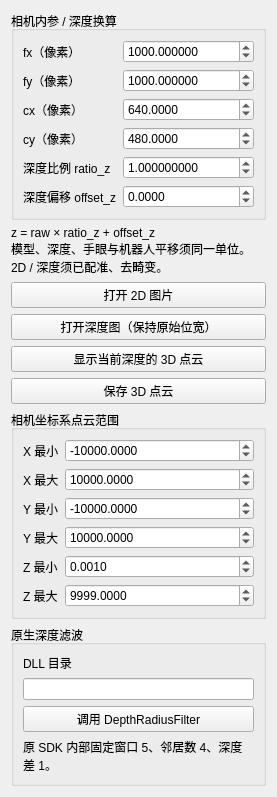
              <widget class="QWidget" name="inputPage">
               <attribute name="title">
                <string>输入</string>
               </attribute>
               <layout class="QVBoxLayout" name="inputLayout">
                <item>
                 <widget class="QGroupBox" name="cameraGroup">
                  <property name="title">
                   <string>相机内参 / 深度换算</string>
                  </property>
                  <layout class="QFormLayout" name="cameraForm">
                   <item row="0" column="0">
                    <widget class="QLabel" name="fxSpinLabel">
                     <property name="text">
                      <string>fx（像素）</string>
                     </property>
                    </widget>
                   </item>
                   <item row="0" column="1">
                    <widget class="QDoubleSpinBox" name="fxSpin">
                     <property name="decimals">
                      <number>6</number>
                     </property>
                     <property name="minimum">
                      <double>0.000001000000000</double>
                     </property>
                     <property name="maximum">
                      <double>10000000.000000000000000</double>
                     </property>
                     <property name="value">
                      <double>1000.000000000000000</double>
                     </property>
                    </widget>
                   </item>
                   <item row="1" column="0">
                    <widget class="QLabel" name="fySpinLabel">
                     <property name="text">
                      <string>fy（像素）</string>
                     </property>
                    </widget>
                   </item>
                   <item row="1" column="1">
                    <widget class="QDoubleSpinBox" name="fySpin">
                     <property name="decimals">
                      <number>6</number>
                     </property>
                     <property name="minimum">
                      <double>0.000001000000000</double>
                     </property>
                     <property name="maximum">
                      <double>10000000.000000000000000</double>
                     </property>
                     <property name="value">
                      <double>1000.000000000000000</double>
                     </property>
                    </widget>
                   </item>
                   <item row="2" column="0">
                    <widget class="QLabel" name="cxSpinLabel">
                     <property name="text">
                      <string>cx（像素）</string>
                     </property>
                    </widget>
                   </item>
                   <item row="2" column="1">
                    <widget class="QDoubleSpinBox" name="cxSpin">
                     <property name="decimals">
                      <number>4</number>
                     </property>
                     <property name="minimum">
                      <double>-1000000.000000000000000</double>
                     </property>
                     <property name="maximum">
                      <double>1000000.000000000000000</double>
                     </property>
                     <property name="value">
                      <double>640.000000000000000</double>
                     </property>
                    </widget>
                   </item>
                   <item row="3" column="0">
                    <widget class="QLabel" name="cySpinLabel">
                     <property name="text">
                      <string>cy（像素）</string>
                     </property>
                    </widget>
                   </item>
                   <item row="3" column="1">
                    <widget class="QDoubleSpinBox" name="cySpin">
                     <property name="decimals">
                      <number>4</number>
                     </property>
                     <property name="minimum">
                      <double>-1000000.000000000000000</double>
                     </property>
                     <property name="maximum">
                      <double>1000000.000000000000000</double>
                     </property>
                     <property name="value">
                      <double>480.000000000000000</double>
                     </property>
                    </widget>
                   </item>
                   <item row="4" column="0">
                    <widget class="QLabel" name="scaleSpinLabel">
                     <property name="text">
                      <string>深度比例 ratio_z</string>
                     </property>
                    </widget>
                   </item>
                   <item row="4" column="1">
                    <widget class="QDoubleSpinBox" name="scaleSpin">
                     <property name="decimals">
                      <number>9</number>
                     </property>
                     <property name="minimum">
                      <double>0.000000001000000</double>
                     </property>
                     <property name="maximum">
                      <double>1000000.000000000000000</double>
                     </property>
                     <property name="value">
                      <double>1.000000000000000</double>
                     </property>
                    </widget>
                   </item>
                   <item row="5" column="0">
                    <widget class="QLabel" name="offsetSpinLabel">
                     <property name="text">
                      <string>深度偏移 offset_z</string>
                     </property>
                    </widget>
                   </item>
                   <item row="5" column="1">
                    <widget class="QDoubleSpinBox" name="offsetSpin">
                     <property name="decimals">
                      <number>4</number>
                     </property>
                     <property name="minimum">
                      <double>-1000000000.000000000000000</double>
                     </property>
                     <property name="maximum">
                      <double>1000000000.000000000000000</double>
                     </property>
                     <property name="value">
                      <double>0.000000000000000</double>
                     </property>
                    </widget>
                   </item>
                  </layout>
                 </widget>
                </item>
                <item>
                 <widget class="QLabel" name="cameraNote">
                  <property name="text">
                   <string>z = raw × ratio_z + offset_z
模型、深度、手眼与机器人平移须同一单位。
2D / 深度须已配准、去畸变。</string>
                  </property>
                  <property name="wordWrap">
                   <bool>true</bool>
                  </property>
                 </widget>
                </item>
                <item>
                 <widget class="QPushButton" name="open2DButton">
                  <property name="text">
                   <string>打开 2D 图片</string>
                  </property>
                 </widget>
                </item>
                <item>
                 <widget class="QPushButton" name="openDepthButton">
                  <property name="text">
                   <string>打开深度图（保持原始位宽）</string>
                  </property>
                 </widget>
                </item>
                <item>
                 <widget class="QPushButton" name="previewCloudButton">
                  <property name="text">
                   <string>显示当前深度的 3D 点云</string>
                  </property>
                 </widget>
                </item>
                <item>
                 <widget class="QPushButton" name="savePointCloudButton">
                  <property name="toolTip">
                   <string>按当前内参和 XYZ 范围保存完整深度点云，不使用显示抽样。</string>
                  </property>
                  <property name="text">
                   <string>保存 3D 点云</string>
                  </property>
                 </widget>
                </item>
                <item>
                 <widget class="QGroupBox" name="boundsGroup">
                  <property name="title">
                   <string>相机坐标系点云范围</string>
                  </property>
                  <layout class="QFormLayout" name="boundsForm">
                   <item row="0" column="0">
                    <widget class="QLabel" name="xminSpinLabel">
                     <property name="text">
                      <string>X 最小</string>
                     </property>
                    </widget>
                   </item>
                   <item row="0" column="1">
                    <widget class="QDoubleSpinBox" name="xminSpin">
                     <property name="decimals">
                      <number>4</number>
                     </property>
                     <property name="minimum">
                      <double>-1000000000.000000000000000</double>
                     </property>
                     <property name="maximum">
                      <double>1000000000.000000000000000</double>
                     </property>
                     <property name="value">
                      <double>-10000.000000000000000</double>
                     </property>
                    </widget>
                   </item>
                   <item row="1" column="0">
                    <widget class="QLabel" name="xmaxSpinLabel">
                     <property name="text">
                      <string>X 最大</string>
                     </property>
                    </widget>
                   </item>
                   <item row="1" column="1">
                    <widget class="QDoubleSpinBox" name="xmaxSpin">
                     <property name="decimals">
                      <number>4</number>
                     </property>
                     <property name="minimum">
                      <double>-1000000000.000000000000000</double>
                     </property>
                     <property name="maximum">
                      <double>1000000000.000000000000000</double>
                     </property>
                     <property name="value">
                      <double>10000.000000000000000</double>
                     </property>
                    </widget>
                   </item>
                   <item row="2" column="0">
                    <widget class="QLabel" name="yminSpinLabel">
                     <property name="text">
                      <string>Y 最小</string>
                     </property>
                    </widget>
                   </item>
                   <item row="2" column="1">
                    <widget class="QDoubleSpinBox" name="yminSpin">
                     <property name="decimals">
                      <number>4</number>
                     </property>
                     <property name="minimum">
                      <double>-1000000000.000000000000000</double>
                     </property>
                     <property name="maximum">
                      <double>1000000000.000000000000000</double>
                     </property>
                     <property name="value">
                      <double>-10000.000000000000000</double>
                     </property>
                    </widget>
                   </item>
                   <item row="3" column="0">
                    <widget class="QLabel" name="ymaxSpinLabel">
                     <property name="text">
                      <string>Y 最大</string>
                     </property>
                    </widget>
                   </item>
                   <item row="3" column="1">
                    <widget class="QDoubleSpinBox" name="ymaxSpin">
                     <property name="decimals">
                      <number>4</number>
                     </property>
                     <property name="minimum">
                      <double>-1000000000.000000000000000</double>
                     </property>
                     <property name="maximum">
                      <double>1000000000.000000000000000</double>
                     </property>
                     <property name="value">
                      <double>10000.000000000000000</double>
                     </property>
                    </widget>
                   </item>
                   <item row="4" column="0">
                    <widget class="QLabel" name="zminSpinLabel">
                     <property name="text">
                      <string>Z 最小</string>
                     </property>
                    </widget>
                   </item>
                   <item row="4" column="1">
                    <widget class="QDoubleSpinBox" name="zminSpin">
                     <property name="decimals">
                      <number>4</number>
                     </property>
                     <property name="minimum">
                      <double>0.000000000000000</double>
                     </property>
                     <property name="maximum">
                      <double>1000000000.000000000000000</double>
                     </property>
                     <property name="value">
                      <double>0.001000000000000</double>
                     </property>
                    </widget>
                   </item>
                   <item row="5" column="0">
                    <widget class="QLabel" name="zmaxSpinLabel">
                     <property name="text">
                      <string>Z 最大</string>
                     </property>
                    </widget>
                   </item>
                   <item row="5" column="1">
                    <widget class="QDoubleSpinBox" name="zmaxSpin">
                     <property name="decimals">
                      <number>4</number>
                     </property>
                     <property name="minimum">
                      <double>0.000000000000000</double>
                     </property>
                     <property name="maximum">
                      <double>1000000000.000000000000000</double>
                     </property>
                     <property name="value">
                      <double>9999.000000000000000</double>
                     </property>
                    </widget>
                   </item>
                  </layout>
                 </widget>
                </item>
                <item>
                 <widget class="QGroupBox" name="depthFilterGroup">
                  <property name="title">
                   <string>原生深度滤波</string>
                  </property>
                  <layout class="QVBoxLayout" name="depthFilterLayout">
                   <item>
                    <widget class="QLabel" name="depthDirectoryLabel">
                     <property name="text">
                      <string>DLL 目录</string>
                     </property>
                    </widget>
                   </item>
                   <item>
                    <widget class="QLineEdit" name="depthRuntimeEdit"/>
                   </item>
                   <item>
                    <widget class="QPushButton" name="filterDepthButton">
                     <property name="text">
                      <string>调用 DepthRadiusFilter</string>
                     </property>
                    </widget>
                   </item>
                   <item>
                    <widget class="QLabel" name="depthFilterNote">
                     <property name="text">
                      <string>原 SDK 内部固定窗口 5、邻居数 4、深度差 1。</string>
                     </property>
                     <property name="wordWrap">
                      <bool>true</bool>
                     </property>
                    </widget>
                   </item>
                  </layout>
                 </widget>
                </item>
               </layout>
              </widget>
